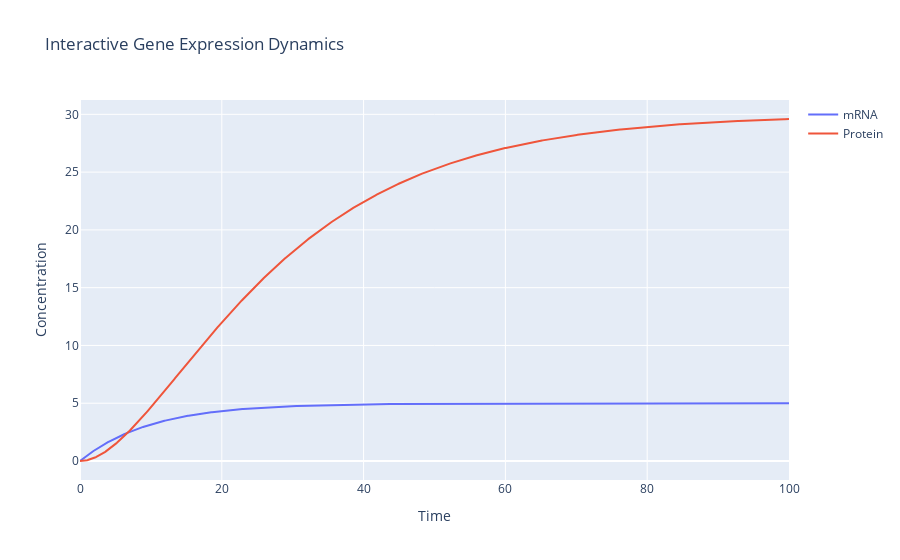

Source (notebook cell):
### Markdown cell above
## 5. Mathematical Introduction to Spatial Gene Expression Modeling

### Gene Expression Modeling: A Brief Overview

Gene expression modeling is a mathematical framework that describes how genetic information flows from DNA to functional proteins. The core process involves:

### Key Components
1. **Transcription**: DNA → mRNA
   - Rate controlled by $k_{trans}$
   - Regulated by transcription factors
   - Subject to degradation ($\gamma_{mRNA}$)

2. **Translation**: mRNA → Protein
   - Rate controlled by $k_{transl}$
   - Dependent on mRNA concentration
   - Protein degradation ($\gamma_{protein}$)

#### Mathematical Description
The basic model uses coupled differential equations:
$$ \begin{align*}
\frac{d[mRNA]}{dt} &= k_{trans} - \gamma_{mRNA}[mRNA] \\
\frac{d[Protein]}{dt} &= k_{transl}[mRNA] - \gamma_{protein}[Protein]
\end{align*} $$

#### Applications
- Understanding cellular regulation
- Predicting protein levels
- Designing synthetic gene circuits
- Drug development and targeting
- Disease mechanism studies

This modeling approach helps understand how cells control their protein levels and respond to environmental changes through gene regulation.


### Partial Differential Equation (PDE) Model

The spatial distribution of protein concentration $P(x,t)$ is modeled using a reaction-diffusion equation:

$$ \frac{\partial P}{\partial t} = D\frac{\partial^2 P}{\partial x^2} + k_{prod} - \gamma P $$

where:
- $D$: diffusion coefficient
- $k_{prod}$: production rate
- $\gamma$: degradation rate
- $x$: spatial coordinate
- $t$: time

### Finite Difference Discretization

The spatial domain $[0,L]$ is discretized into $N$ points with spacing $\Delta x$:

$$ \frac{\partial^2 P}{\partial x^2} \approx \frac{P_{i+1} - 2P_i + P_{i-1}}{(\Delta x)^2} $$

### Laplacian Operator
The discretized Laplacian is represented by a tridiagonal matrix:

$$ L = \frac{1}{(\Delta x)^2}\begin{pmatrix} 
-2 & 1 & 0 & \cdots \\
1 & -2 & 1 & \cdots \\
0 & 1 & -2 & \cdots \\
\vdots & \vdots & \vdots & \ddots
\end{pmatrix} $$

### Initial and Boundary Conditions
- Initial condition: $P(x,0) = e^{-(x-L/2)^2}$ (Gaussian distribution)
- Boundary conditions: Zero-flux at boundaries
  $$ \left.\frac{\partial P}{\partial x}\right|_{x=0} = \left.\frac{\partial P}{\partial x}\right|_{x=L} = 0 $$

### Numerical Solution
Time evolution using forward Euler method:

$$ P(t+\Delta t) = P(t) + \Delta t(DLP + k_{prod} - \gamma P) $$

Parameters:
- $L = 10$ (domain length)
- $N = 100$ (spatial points)
- $D = 0.1$ (diffusion coefficient)
- $\Delta t = 0.01$ (time step)

This model captures the spatial dynamics of protein distribution, including diffusion, production, and degradation effects.

### Code cell
import plotly.graph_objs as go

fig = go.Figure()
fig.add_trace(go.Scatter(x=t, y=mRNA, mode="lines", name="mRNA"))
fig.add_trace(go.Scatter(x=t, y=protein, mode="lines", name="Protein"))
fig.update_layout(title="Interactive Gene Expression Dynamics",
                  xaxis_title="Time", yaxis_title="Concentration")
fig.show()

### Figure 1 — Plotly figure (JSON) as saved in the notebook; plotly's stock layout.template omitted (floating-point values rounded to 4 significant figures; data arrays with more than 128 entries replaced by an {"elided": "..."} marker saying what was removed)
{"data": [{"mode": "lines", "name": "mRNA", "type": "scatter", "x": {"elided": "1000 float values"}, "y": {"elided": "1000 float values"}}, {"mode": "lines", "name": "Protein", "type": "scatter", "x": {"elided": "1000 float values"}, "y": {"elided": "1000 float values"}}], "layout": {"title": {"text": "Interactive Gene Expression Dynamics"}, "xaxis": {"title": {"text": "Time"}}, "yaxis": {"title": {"text": "Concentration"}}}}
